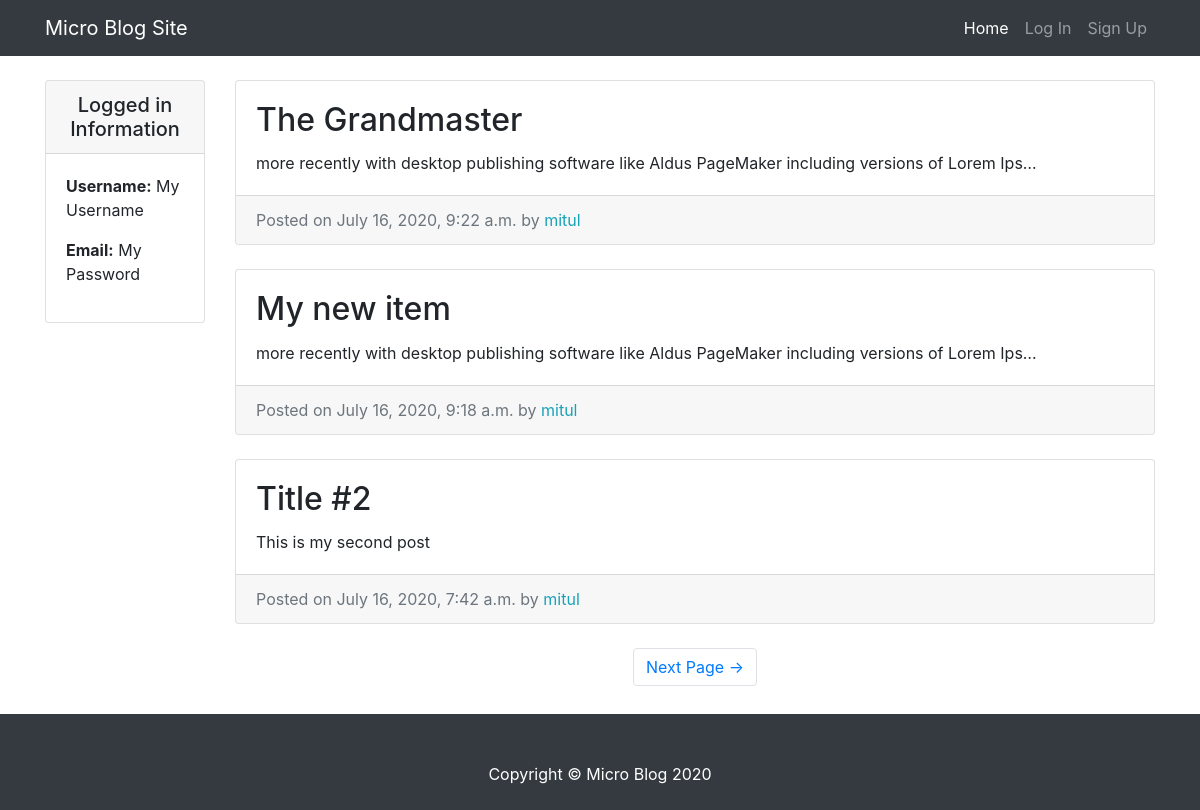
/, run on an earlier commit of the app's database.
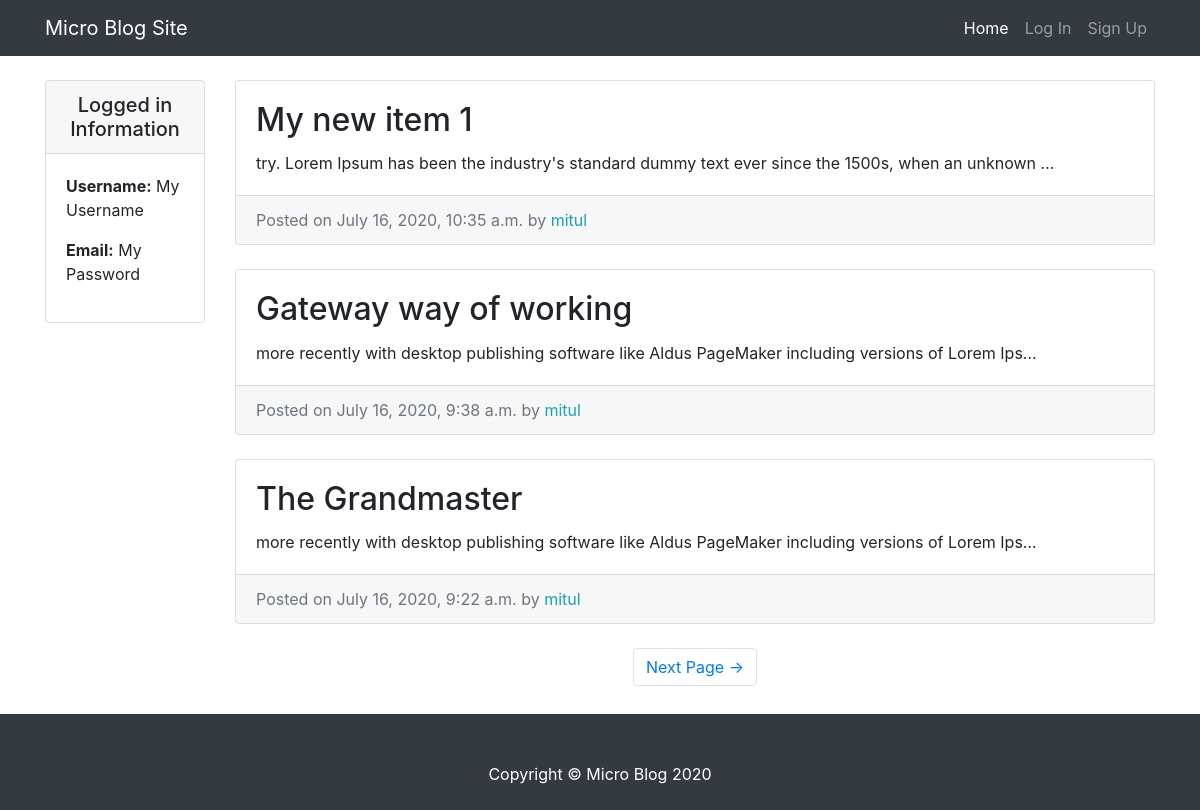
And on a later commit of the database.
### post/models.py (models this page shows, shortened)
class Post(models.Model):
    post_title = models.CharField(max_length=50)
    post_text = models.TextField(max_length=200)
    post_date = models.DateTimeField(auto_now_add=True)
    post_author = models.ForeignKey(User,on_delete=models.CASCADE)
    class Meta:
        verbose_name_plural = "Posts"

### post/views.py (the view)
# urls.py: path('', HomeView.as_view(), name = 'blog-home'),
class HomeView(ListView):
    model = Post
    template_name = 'index.html'
    context_object_name = 'post_entries'
    paginate_by = 3
    def get_ordering(self):
        ordering = self.request.GET.get('ordering','-post_date')
        return ordering

### templates/index.html (shortened to what this page needs)
{% extends 'base.html' %}
  {% block extra_css %}
    <link href="/static/css/blog-home.css" rel="stylesheet">
  {% endblock extra_css %}
  {% block content %}
    <div class="row">
      <div class="col-md-2">
      <div class="card my-4">
          <h5 class="card-header text-center">Logged in Information</h5>
          <div class="card-body">
            <ul class="list-unstyled mb-0">
                <li>
                    <p> <strong>Username:</strong> My Username </p>
                </li>
                <li>
                    <p> <strong>Email:</strong> My Password</p>
                </li>
            </ul>
          </div>
        </div>
      </div>
      <div class="col-md-10">
        {% for post in post_entries %}
          <div class="card mb-4 mt-4">
            <div class="card-body">
              <h2 class="card-title">{{post.post_title}}</h2>
              <p class="card-text">{{post.post_text | truncatechars:100}}</p>
            </div>
            <div class="card-footer text-muted">
              Posted on {{post.post_date}} by
              <span class= "text-info mr-2">{{post.post_author}}</span>
            </div>
          </div>
        {% endfor %}
    {% if is_paginated %}
        <ul class="pagination justify-content-center mb-4">
        {% if page_obj.has_next %}
          <li class="page-item">
            <a class="page-link" href="?page={{page_obj.next_page_number}}">Next Page &rarr;</a>
          </li>
        {% endif %}
        </ul>
    {% endif %}
      </div>
    </div>
  {% endblock %}

### templates/base.html (shortened to what this page needs)
{% url 'user-dashboard' as dashboard %}
{% url 'blog-home' as blog_home %}
{% url 'account_login' as login %}
{% url 'account_signup' as signup %}
{% url 'account_logout' as logout %}
<!DOCTYPE html>
<html lang="en">
  <head>
{% block css %}
    <link href="/static/vendor/bootstrap/css/bootstrap.min.css" rel="stylesheet">
    <link href="/static/css/custom.css" rel="stylesheet">
{% endblock css %}
{% block extra_css %}
{% endblock extra_css %}
</head>
<body>
  <nav class="navbar navbar-expand-lg navbar-dark bg-dark fixed-top">
    <div class="container">
      <a class="navbar-brand" href="#">Micro Blog Site</a>
      <div class="collapse navbar-collapse" id="navbarResponsive">
        <ul class="navbar-nav ml-auto">
              <li class="nav-item">
                <a class="nav-link {% if request.path == blog_home %} active {% endif %}" href="{% url 'blog-home' %}">Home</a>
              </li>
            {% if user.is_anonymous %}
              <li class="nav-item">
                <a class="nav-link {% if request.path == login %} active {% endif %}" href="{% url 'account_login' %}">Log In</a>
              </li>
              <li class="nav-item">
                <a class="nav-link {% if request.path == signup %} active {% endif %}" href="{% url 'account_signup' %}">Sign Up</a>
              </li>
            {% endif %}
        </ul>
      </div>
    </div>
  </nav>
<div class="main_content" style="margin-bottom:100px;">
    <div class="container">
  {% block content %}
  {% endblock %}
  </div>
</div>
  <footer class="py-5 bg-dark footer">
    <div class="container">
      <p class="m-0 text-center text-white">Copyright &copy; Micro Blog  2020</p>
    </div>
  </footer>
  </body>
</html>

### static/css/custom.css (style rules this page uses)
.footer { position: fixed; left: 0; bottom: 0; height: 50px; width: 100%; margin-top: 100px; }

### static/css/blog-home.css (style rules this page uses)
body { padding-top: 56px; }

What changed in the data, as far as the page shows it:
no longer on this page (row edited): Post: post_title "My new item", post_text "more recently with desktop publishing software like Aldus PageMaker including versions of Lorem Ips…", post_date "July 16, 2020, 9:18 a.m.", post_author "mitul"
no longer on this page (row edited): Post: post_title "Title #2", post_text "This is my second post", post_date "July 16, 2020, 7:42 a.m.", post_author "mitul"
added Post: post_title "My new item 1", post_text "try. Lorem Ipsum has been the industry's standard dummy text ever since the 1500s, when an unknown …", post_date "July 16, 2020, 10:35 a.m.", post_author "mitul"
added Post: post_title "Gateway way of working", post_text "more recently with desktop publishing software like Aldus PageMaker including versions of Lorem Ips…", post_date "July 16, 2020, 9:38 a.m.", post_author "mitul"
